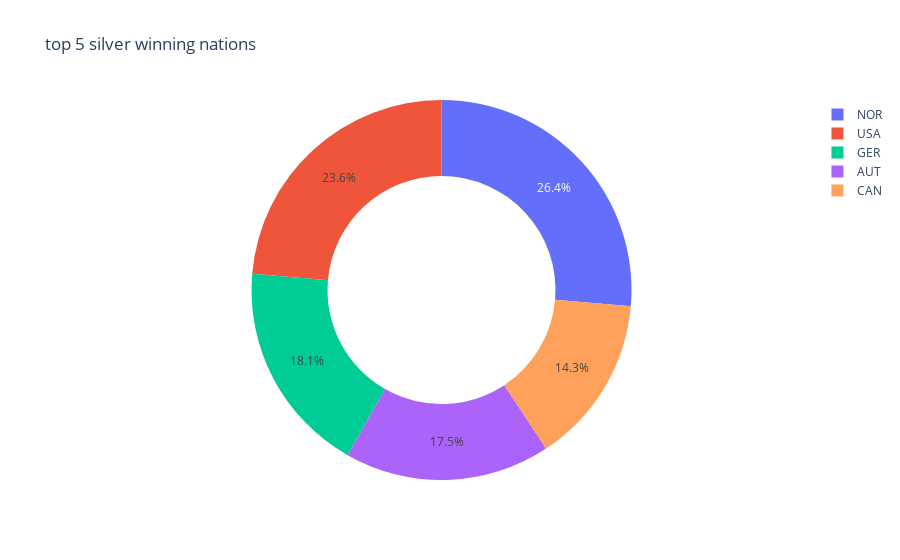

Notebook code cell kept with this figure:
### Code cell
silver_medal=wo[wo['Medal']=='Silver'].groupby(['Country']).count().sort_values(by='Medal',ascending=False).reset_index()
line_colors=['red','blue','green','yellow','orange']
silver_medal_plot=px.pie(silver_medal.head(5),values='Medal',hole=0.6,names='Country',title='top 5 silver winning nations')
silver_medal_plot.show()

### Figure 1 — Plotly figure (JSON) as saved in the notebook; plotly's stock layout.template omitted (floating-point values rounded to 4 significant figures)
{"data": [{"domain": {"x": [0, 1], "y": [0, 1]}, "hole": 0.6, "hovertemplate": "Country=%{label}<br>Medal=%{value}<extra></extra>", "labels": ["NOR", "USA", "GER", "AUT", "CAN"], "legendgroup": "", "name": "", "showlegend": true, "type": "pie", "values": [125, 112, 86, 83, 68]}], "layout": {"legend": {"tracegroupgap": 0}, "title": {"text": "top 5 silver winning nations"}}}
